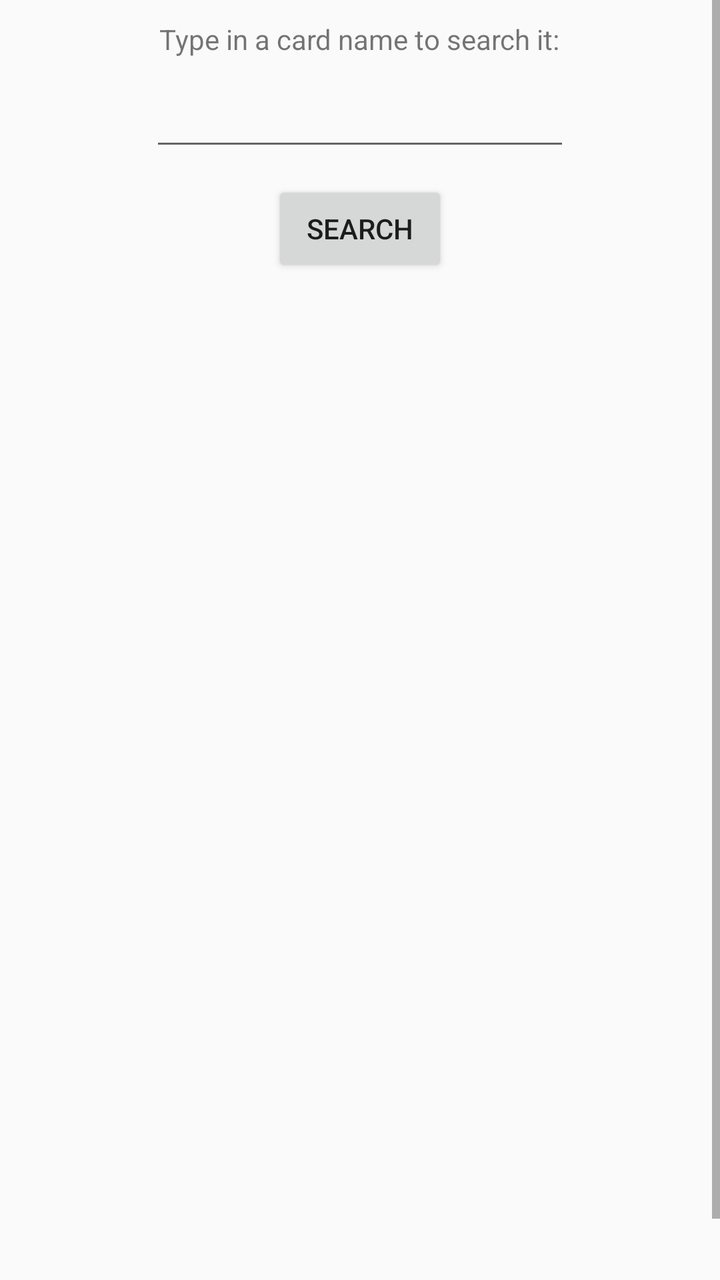
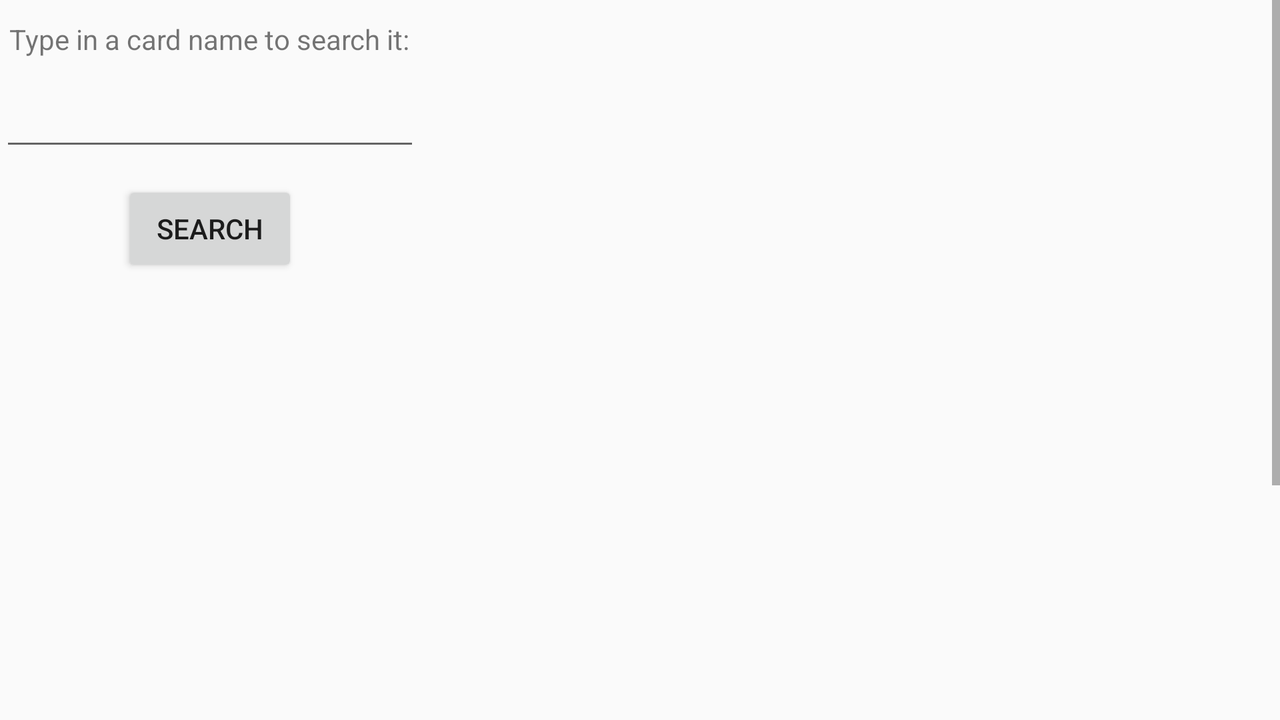

Compare how this app lays out the same screen by default and in its alternative resource folder. The renders come first, then the two layout files and the values they reference.
<!-- AndroidManifest.xml: application theme Theme.CIS385FinalProject -->
<!-- res/layout/activity_search_card.xml -->
<?xml version="1.0" encoding="utf-8"?>
<ScrollView xmlns:app="http://schemas.android.com/apk/res-auto"
    xmlns:tools="http://schemas.android.com/tools"
    android:layout_height="match_parent"
    android:layout_width="match_parent"
    xmlns:android="http://schemas.android.com/apk/res/android">
<LinearLayout
    android:layout_width="match_parent"
    android:layout_height="wrap_content"
    tools:context=".SearchCard"
    android:orientation="vertical">

    <TextView
        android:id="@+id/searchExplanation"
        android:layout_width="wrap_content"
        android:layout_height="wrap_content"
        android:layout_marginTop="10dp"
        android:text="Type in a card name to search it:"
        app:layout_constraintBottom_toTopOf="@+id/cardNameInput"
        app:layout_constraintEnd_toEndOf="parent"
        app:layout_constraintHorizontal_bias="0.498"
        app:layout_constraintStart_toStartOf="parent"
        app:layout_constraintTop_toTopOf="parent"
        android:layout_gravity="center"/>

    <EditText
        android:id="@+id/cardNameInput"
        android:layout_width="wrap_content"
        android:layout_height="wrap_content"
        android:layout_gravity="center"
        android:layout_marginTop="10dp"
        android:ems="10"
        android:inputType="textPersonName"
        android:autofillHints="Enter Card Name Here"
        app:layout_constraintEnd_toEndOf="parent"
        app:layout_constraintHorizontal_bias="0.477"
        app:layout_constraintStart_toStartOf="parent"
        app:layout_constraintTop_toTopOf="parent"
        />

    <Button
        android:id="@+id/searchButton"
        android:layout_width="wrap_content"
        android:layout_height="wrap_content"
        android:layout_marginTop="10dp"
        android:onClick="searchCard"
        android:text="Search"
        app:layout_constraintBottom_toTopOf="@+id/cardNameText"
        app:layout_constraintEnd_toEndOf="parent"
        app:layout_constraintStart_toStartOf="parent"
        app:layout_constraintTop_toBottomOf="@+id/cardNameInput"
        android:layout_gravity="center"/>

    <TextView
        android:id="@+id/cardNameText"
        android:layout_width="wrap_content"
        android:layout_height="wrap_content"
        android:layout_marginTop="25dp"
        app:layout_constraintEnd_toEndOf="parent"
        app:layout_constraintHorizontal_bias="0.498"
        app:layout_constraintStart_toStartOf="parent"
        app:layout_constraintTop_toBottomOf="@+id/cardNameInput"
        android:layout_gravity="center"/>

    <ImageView
        android:id="@+id/cardImage"
        android:layout_width="200dp"
        android:layout_height="200dp"
        android:layout_marginTop="10dp"
        app:layout_constraintBottom_toBottomOf="parent"
        app:layout_constraintEnd_toEndOf="parent"
        app:layout_constraintStart_toStartOf="parent"
        app:layout_constraintTop_toBottomOf="@+id/cardNameText"
        android:layout_gravity="center"/>

    <TextView
        android:id="@+id/cardAttribute"
        android:layout_width="wrap_content"
        android:layout_height="wrap_content"
        android:layout_gravity="center"
        android:textAlignment="center"
        android:layout_marginTop="10dp"/>

    <TextView
        android:id="@+id/cardLevel"
        android:layout_width="wrap_content"
        android:layout_height="wrap_content"
        android:layout_gravity="center"
        android:textAlignment="center"
        android:layout_marginTop="10dp"/>
    <TextView
        android:id="@+id/cardRace"
        android:layout_width="wrap_content"
        android:layout_height="wrap_content"
        android:layout_gravity="center"
        android:textAlignment="center"
        android:layout_marginTop="10dp"/>

    <TextView
        android:id="@+id/cardType"
        android:layout_width="wrap_content"
        android:layout_height="wrap_content"
        android:layout_gravity="center"
        android:textAlignment="center"
        android:layout_marginTop="10dp"/>

    <TextView
        android:id="@+id/cardDescription"
        android:layout_width="wrap_content"
        android:layout_height="wrap_content"
        android:layout_gravity="center"
        android:textAlignment="center"
        android:layout_marginTop="10dp"/>

    <TextView
        android:id="@+id/cardAtkAndDef"
        android:layout_width="wrap_content"
        android:layout_height="wrap_content"
        android:layout_gravity="center"
        android:textAlignment="center"
        android:layout_marginTop="10dp"/>

    <TextView
        android:id="@+id/cardArchetype"
        android:layout_width="wrap_content"
        android:layout_height="wrap_content"
        android:layout_gravity="center"
        android:textAlignment="center"
        android:layout_marginTop="10dp"/>

    <TextView
        android:id="@+id/cardPrice"
        android:layout_width="wrap_content"
        android:layout_height="wrap_content"
        android:layout_gravity="center"
        android:textAlignment="center"
        android:layout_marginTop="10dp"/>

    <Button
        android:id="@+id/returnSearchButton"
        android:layout_width="wrap_content"
        android:layout_height="wrap_content"
        android:layout_gravity="center"
        android:onClick="returnSearch"
        android:text="Record Search"
        android:visibility="invisible" />


</LinearLayout>
</ScrollView>
<!-- resources referenced by this layout -->
<resources>
  <style name="Theme.CIS385FinalProject" parent="Theme.AppCompat.DayNight.DarkActionBar">
          
          <item name="colorPrimary">@color/niceblue</item>
          <item name="colorPrimaryVariant">@color/secondniceblue</item>
          <item name="colorOnPrimary">@color/white</item>
          
          <item name="colorSecondary">@color/teal_200</item>
          <item name="colorSecondaryVariant">@color/teal_700</item>
          <item name="colorOnSecondary">@color/black</item>
          
          <item name="android:statusBarColor" tools:targetApi="l">?attr/colorPrimaryVariant</item>
          
      </style>
  <color name="niceblue">#6B9BCF</color>
  <color name="secondniceblue">#38587A</color>
  <color name="white">#FFFFFF</color>
  <color name="teal_200">#FF03DAC5</color>
  <color name="teal_700">#FF018786</color>
  <color name="black">#FF000000</color>
</resources>
<!-- res/layout-land/activity_search_card.xml (the author's variant of the layout above) -->
<!-- drawn on the phone turned sideways -->
<?xml version="1.0" encoding="utf-8"?>
<ScrollView xmlns:app="http://schemas.android.com/apk/res-auto"
    xmlns:tools="http://schemas.android.com/tools"
    android:layout_height="match_parent"
    android:layout_width="match_parent"
    xmlns:android="http://schemas.android.com/apk/res/android">
<LinearLayout
    android:layout_width="wrap_content"
    android:layout_height="wrap_content"
    tools:context=".SearchCard"
    android:orientation="horizontal">

    <LinearLayout
        android:layout_width="wrap_content"
        android:layout_height="wrap_content"
        tools:context=".SearchCard"
        android:orientation="vertical">

    <TextView
        android:id="@+id/searchExplanation"
        android:layout_width="wrap_content"
        android:layout_height="wrap_content"
        android:layout_marginTop="10dp"
        android:text="Type in a card name to search it:"
        app:layout_constraintBottom_toTopOf="@+id/cardNameInput"
        app:layout_constraintEnd_toEndOf="parent"
        app:layout_constraintHorizontal_bias="0.498"
        app:layout_constraintStart_toStartOf="parent"
        app:layout_constraintTop_toTopOf="parent"
        android:layout_gravity="center"/>

    <EditText
        android:id="@+id/cardNameInput"
        android:layout_width="wrap_content"
        android:layout_height="wrap_content"
        android:layout_gravity="center"
        android:layout_marginTop="10dp"
        android:ems="10"
        android:inputType="textPersonName"
        android:autofillHints="Enter Card Name Here"
        app:layout_constraintEnd_toEndOf="parent"
        app:layout_constraintHorizontal_bias="0.477"
        app:layout_constraintStart_toStartOf="parent"
        app:layout_constraintTop_toTopOf="parent"
        />

    <Button
        android:id="@+id/searchButton"
        android:layout_width="wrap_content"
        android:layout_height="wrap_content"
        android:layout_marginTop="10dp"
        android:onClick="searchCard"
        android:text="Search"
        app:layout_constraintBottom_toTopOf="@+id/cardNameText"
        app:layout_constraintEnd_toEndOf="parent"
        app:layout_constraintStart_toStartOf="parent"
        app:layout_constraintTop_toBottomOf="@+id/cardNameInput"
        android:layout_gravity="center"/>

    </LinearLayout>

    <LinearLayout
        android:layout_width="wrap_content"
        android:layout_height="wrap_content"
        tools:context=".SearchCard"
        android:orientation="vertical">

    <TextView
        android:id="@+id/cardNameText"
        android:layout_width="wrap_content"
        android:layout_height="wrap_content"
        android:layout_marginTop="25dp"
        app:layout_constraintEnd_toEndOf="parent"
        app:layout_constraintHorizontal_bias="0.498"
        app:layout_constraintStart_toStartOf="parent"
        app:layout_constraintTop_toBottomOf="@+id/cardNameInput"
        android:layout_gravity="center"/>

    <ImageView
        android:id="@+id/cardImage"
        android:layout_width="200dp"
        android:layout_height="200dp"
        android:layout_marginTop="10dp"
        app:layout_constraintBottom_toBottomOf="parent"
        app:layout_constraintEnd_toEndOf="parent"
        app:layout_constraintStart_toStartOf="parent"
        app:layout_constraintTop_toBottomOf="@+id/cardNameText"
        android:layout_gravity="center"/>

    <TextView
        android:id="@+id/cardAttribute"
        android:layout_width="wrap_content"
        android:layout_height="wrap_content"
        android:layout_gravity="center"
        android:textAlignment="center"
        android:layout_marginTop="10dp"/>

    <TextView
        android:id="@+id/cardLevel"
        android:layout_width="wrap_content"
        android:layout_height="wrap_content"
        android:layout_gravity="center"
        android:textAlignment="center"
        android:layout_marginTop="10dp"/>
    <TextView
        android:id="@+id/cardRace"
        android:layout_width="wrap_content"
        android:layout_height="wrap_content"
        android:layout_gravity="center"
        android:textAlignment="center"
        android:layout_marginTop="10dp"/>

    <TextView
        android:id="@+id/cardType"
        android:layout_width="wrap_content"
        android:layout_height="wrap_content"
        android:layout_gravity="center"
        android:textAlignment="center"
        android:layout_marginTop="10dp"/>

    <TextView
        android:id="@+id/cardDescription"
        android:layout_width="wrap_content"
        android:layout_height="wrap_content"
        android:layout_gravity="center"
        android:textAlignment="center"
        android:layout_marginTop="10dp"/>

        <TextView
            android:id="@+id/cardAtkAndDef"
            android:layout_width="wrap_content"
            android:layout_height="wrap_content"
            android:layout_gravity="center"
            android:textAlignment="center"
            android:layout_marginTop="10dp"/>

        <TextView
        android:id="@+id/cardArchetype"
        android:layout_width="wrap_content"
        android:layout_height="wrap_content"
        android:layout_gravity="center"
        android:textAlignment="center"
        android:layout_marginTop="10dp"/>

    <TextView
        android:id="@+id/cardPrice"
        android:layout_width="wrap_content"
        android:layout_height="wrap_content"
        android:layout_gravity="center"
        android:textAlignment="center"
        android:layout_marginTop="10dp"/>

    <Button
        android:id="@+id/returnSearchButton"
        android:layout_width="wrap_content"
        android:layout_height="wrap_content"
        android:layout_gravity="center"
        android:onClick="returnSearch"
        android:text="Record Search"
        android:visibility="invisible" />

    </LinearLayout>
</LinearLayout>
</ScrollView>
